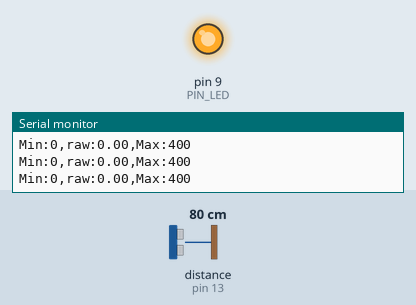
Bench run of a sketch on a simulated Arduino Uno, built with avr-gcc and run on an emulated ATmega328P. Shown: output pins drawn as LEDs (lit = HIGH), the last lines printed to the serial monitor. Wiring (inferred from the names in the program): ultrasonic range finder: trigger pin 12; echo pin 13. The inputs (shaded band) are chosen by the test bench; at power-on: distance to the obstacle (sensor on pin 13) 80 cm. The echo pulse lasts 58.3 µs per cm; pins used as bus, display or sensor lines are not drawn.

Above: at 1.2 s.
1.3 s: distance to the obstacle (sensor on pin 13) set to 18 cm
At 4.2 s:
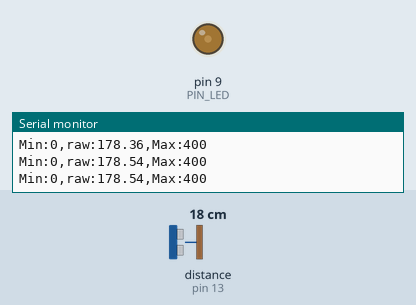
4.3 s: distance to the obstacle (sensor on pin 13) set to 2 cm
At 5.3 s:
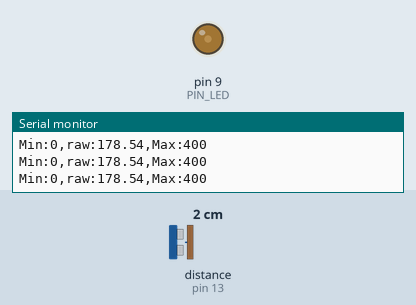
Timing chart, 0 to 7.3 s (numbered marks = the images above; inputs shaded):
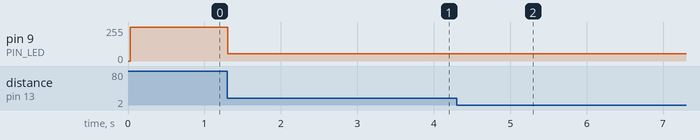

The sketch:

08_example_3.ino
```cpp
// Arduino pin assignment
#define PIN_LED 9
#define PIN_TRIG 12
#define PIN_ECHO 13

// configurable parameters
#define SND_VEL 346.0 // sound velocity at 24 celsius degree (unit: m/s)
#define INTERVAL 25 // sampling interval (unit: ms)
#define _DIST_MIN 100 // minimum distance to be measured (unit: mm)
#define _DIST_MAX 300 // maximum distance to be measured (unit: mm)

// global variables
float timeout; // unit: us
float dist_min, dist_max, dist_raw; // unit: mm
unsigned long last_sampling_time; // unit: ms
float scale; // used for pulse duration to distance conversion
float dist_half, percent_bright, bright;

void setup() {
// initialize GPIO pins
  pinMode(PIN_LED,OUTPUT);
  pinMode(PIN_TRIG,OUTPUT);
  digitalWrite(PIN_TRIG, LOW);
  pinMode(PIN_ECHO,INPUT);

// initialize USS related variables
  dist_min = _DIST_MIN;
  dist_max = _DIST_MAX;
  dist_half = (dist_max + dist_min) / 2;
  timeout = (INTERVAL / 2) * 1000.0; // precalculate pulseIn() timeout value. (unit: us)
  dist_raw = 0.0; // raw distance output from USS (unit: mm)
  scale = 0.001 * 0.5 * SND_VEL;
  percent_bright = 0.0;
  bright = 255.0;

// initialize serial port
  Serial.begin(57600);

// initialize last sampling time
  last_sampling_time = 0;
}

void loop() {
// wait until next sampling time.
// millis() returns the number of milliseconds since the program started. Will overflow after 50 days.
  if(millis() < last_sampling_time + INTERVAL) return;

// get a distance reading from the USS
  dist_raw = USS_measure(PIN_TRIG,PIN_ECHO);

// output the read value to the serial port
  Serial.print("Min:0,");
  Serial.print("raw:");
  Serial.print(dist_raw);
  Serial.print(",");
  Serial.println("Max:400");

// turn on the LED if the distance is between dist_min and dist_max
  if(dist_raw <= dist_min || dist_raw >= dist_max) {
    analogWrite(PIN_LED, 255);
  }
  else if(dist_raw <= dist_half) {
    percent_bright = (dist_raw - dist_min) * 100 / (dist_half - dist_min);
    bright = 256 - (256 * (percent_bright / 100));
    //Serial.println(percent_bright);
    //Serial.println(bright);
    analogWrite(PIN_LED, bright);
  }
  else if(dist_raw > dist_half) {
    percent_bright = (dist_max - dist_raw) * 100 / (dist_max - dist_half);
    bright = 256 - (256 * (percent_bright / 100));
    //Serial.println(percent_bright);
    //Serial.println(bright);
    analogWrite(PIN_LED, bright);
  }

// update last sampling time
  last_sampling_time += INTERVAL;
}

// get a distance reading from USS. return value is in millimeter.
float USS_measure(int TRIG, int ECHO)
{
  float reading;
  digitalWrite(TRIG, HIGH);
  delayMicroseconds(10);
  digitalWrite(TRIG, LOW);
  reading = pulseIn(ECHO, HIGH, timeout) * scale; // unit: mm
  if(reading < dist_min || reading > dist_max) reading = 0.0; // return 0 when out of range.
  if(reading == 0.0) reading = dist_raw;
  return reading;
  // Pulse duration to distance conversion example (target distance = 17.3m)
  // - round trip distance: 34.6m
  // - expected pulse duration: 0.1 sec, or 100,000us
  // - pulseIn(ECHO, HIGH, timeout) * 0.001 * 0.5 * SND_VEL
  //           = 100,000 micro*sec * 0.001 milli/micro * 0.5 * 346 meter/sec
  //           = 100,000 * 0.001 * 0.5 * 346 * micro * sec * milli * meter
  //                                           ----------------------------
  //                                           micro * sec
  //           = 100 * 173 milli*meter = 17,300 mm = 17.3m
  // pulseIn() returns microseconds.
}
```

Measured:
- after the input at 1.3 s, pin 9 (PIN_LED): 255/255 → 54/255 at once, then repeats every 0.30 s: 55/255 0.03 s, 54/255 0.07 s, 55/255 0.03 s, 54/255 0.10 s, 55/255 0.03 s, 54/255 0.05 s
- after the input at 4.3 s, pin 9 (PIN_LED): stops changing and stays 54/255
